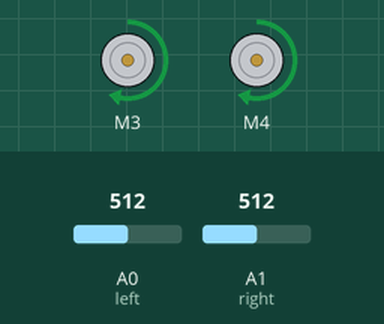
Recording of a sketch running on a simulated Arduino Uno, built with avr-gcc and run on an emulated ATmega328P. Shown: 2 × DC motor (green arrow = forward, orange = backward, longer = faster). The inputs (shaded band) are chosen by the test bench; at power-on: A0 (left) = 512, A1 (right) = 512.

Above: at 0.1 s.
Timing chart, 0 to 1.6 s (numbered marks = the images above):
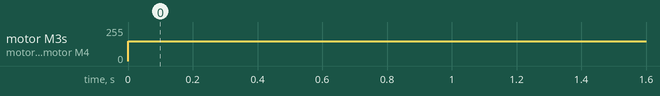

Measured:
- by itself, motor M3, motor M4: stopped → forward 150/255 at 0.00 s

The sketch:

LINE_FOLLOWING_ROBOT.ino
```cpp
//LINE FOLLOWER ROBOT
//--Sreeparna Ray

#include <AFMotor.h>

//defining pins and variables
#define left A0
#define right A1

//defining motors
AF_DCMotor motor1(3, MOTOR12_1KHZ);
AF_DCMotor motor2(4, MOTOR12_1KHZ);


void setup() {
  //declaring pin types
  pinMode(left,INPUT);
  pinMode(right,INPUT);
  //begin serial communication
  Serial.begin(9600);

}

void loop(){

  //line detected by both
  if(!analogRead(left)<=1000 && !analogRead(right)<=1000){
    //Forward
    motor1.run(FORWARD);
    motor1.setSpeed(150);
    motor2.run(FORWARD);
    motor2.setSpeed(150);

  }
  //line detected by left sensor
  else if(!analogRead(left)<=1000 && analogRead(right)<=1000){
    //turn left
    motor1.run(FORWARD);
    motor1.setSpeed(200);
    motor2.run(RELEASE);
    motor2.setSpeed(0);

  }
  //line detected by right sensor
  else if(analogRead(left)<=1000 && !analogRead(right)<=1000){
    //turn right
    motor1.run(RELEASE);
    motor1.setSpeed(0);
    motor2.run(FORWARD);
    motor2.setSpeed(200);


  }
  //line detected by none
  else if(analogRead(left)<=1000 && analogRead(right)<=1000){
    //stop
    motor1.run(RELEASE);
    motor1.setSpeed(0);
    motor2.run(RELEASE);
    motor2.setSpeed(0);


  }

}
```
